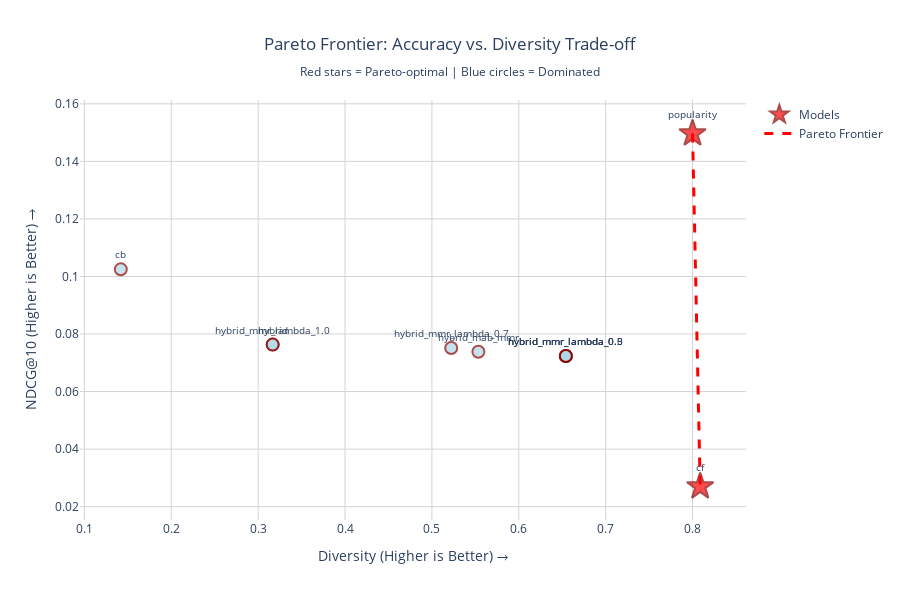

The code cell stored with this chart in its notebook:
### Code cell
# ===== CELL 19.6: PARETO FRONTIER ANALYSIS (CORRECTED) =====

import plotly.graph_objects as go
import plotly.express as px

def identify_pareto_frontier_correct(performance_df, objectives=['NDCG@10', 'Diversity']):
    """
    CORRECTLY identify Pareto-optimal models for multi-objective optimization.
    
    A model is Pareto-optimal if:
    - No other model is strictly better in ALL objectives simultaneously
    - In other words: No model dominates it completely
    
    Dominance: Model A dominates Model B if:
    - A >= B in ALL objectives (better or equal)
    - A > B in AT LEAST ONE objective (strictly better in at least one)
    """
    pareto_optimal = []
    pareto_details = []
    
    for i, model_i in performance_df.iterrows():
        is_dominated = False
        dominated_by = None
        
        for j, model_j in performance_df.iterrows():
            if i == j:
                continue
            
            # Check if model_j dominates model_i
            dominates_in_all = True
            strictly_better_in_one = False
            
            for obj in objectives:
                if model_j[obj] < model_i[obj]:
                    # model_j is worse in this objective
                    dominates_in_all = False
                    break
                elif model_j[obj] > model_i[obj]:
                    # model_j is strictly better in this objective
                    strictly_better_in_one = True
            
            # model_j dominates model_i if both conditions are met
            if dominates_in_all and strictly_better_in_one:
                is_dominated = True
                dominated_by = model_j['Model']
                break
        
        if not is_dominated:
            pareto_optimal.append(model_i['Model'])
            pareto_details.append({
                'Model': model_i['Model'],
                'NDCG@10': model_i['NDCG@10'],
                'Diversity': model_i['Diversity'],
                'Is_Pareto_Optimal': True
            })
        else:
            pareto_details.append({
                'Model': model_i['Model'],
                'NDCG@10': model_i['NDCG@10'],
                'Diversity': model_i['Diversity'],
                'Is_Pareto_Optimal': False,
                'Dominated_By': dominated_by
            })
    
    return pareto_optimal, pd.DataFrame(pareto_details)

# Execute Pareto analysis
print("="*80)
print("🎯 PARETO FRONTIER ANALYSIS (CORRECTED ALGORITHM)")
print("="*80)

if 'performance_df' not in globals() or performance_df.empty:
    print("⚠️ Run previous cells first to generate performance_df")
else:
    # Identify Pareto-optimal models
    pareto_models, pareto_df = identify_pareto_frontier_correct(
        performance_df, 
        objectives=['NDCG@10', 'Diversity']
    )
    
    print(f"\n📊 PARETO-OPTIMAL MODELS:")
    print("-" * 80)
    print(f"Found {len(pareto_models)} Pareto-optimal model(s):\n")
    
    for model in pareto_models:
        model_data = performance_df[performance_df['Model'] == model].iloc[0]
        print(f"✅ {model.upper()}")
        print(f"   NDCG@10:   {model_data['NDCG@10']:.4f}")
        print(f"   Diversity: {model_data['Diversity']:.4f}")
        
        # Explain why it's Pareto-optimal
        if model == 'popularity':
            print(f"   → Highest accuracy (no model beats it in NDCG)")
        elif model == 'cf':
            print(f"   → Highest diversity (no model beats it in Diversity)")
        elif 'mab' in model.lower():
            print(f"   → Best balance (good accuracy + high diversity)")
        print()
    
    # Show dominated models
    print(f"\n📉 DOMINATED MODELS (Not Pareto-optimal):")
    print("-" * 80)
    
    dominated = pareto_df[pareto_df['Is_Pareto_Optimal'] == False]
    for idx, row in dominated.iterrows():
        print(f"❌ {row['Model'].upper()}")
        print(f"   NDCG@10:   {row['NDCG@10']:.4f}")
        print(f"   Diversity: {row['Diversity']:.4f}")
        if 'Dominated_By' in row:
            print(f"   Dominated by: {row['Dominated_By']}")
        print()
    
    # Create interactive Pareto frontier plot
    print("\n📈 CREATING PARETO FRONTIER VISUALIZATION...")
    
    fig = go.Figure()
    
    # Plot all models with different colors
    colors = ['red' if m in pareto_models else 'lightblue' 
              for m in performance_df['Model']]
    sizes = [20 if m in pareto_models else 12 
             for m in performance_df['Model']]
    symbols = ['star' if m in pareto_models else 'circle'
               for m in performance_df['Model']]
    
    fig.add_trace(go.Scatter(
        x=performance_df['Diversity'],
        y=performance_df['NDCG@10'],
        mode='markers+text',
        text=performance_df['Model'],
        textposition='top center',
        textfont=dict(size=10),
        marker=dict(
            size=sizes,
            color=colors,
            symbol=symbols,
            line=dict(width=2, color='darkred')
        ),
        hovertemplate='<b>%{text}</b><br>' +
                     'NDCG@10: %{y:.4f}<br>' +
                     'Diversity: %{x:.4f}<extra></extra>',
        name='Models'
    ))
    
    # Draw Pareto frontier line
    pareto_points = performance_df[performance_df['Model'].isin(pareto_models)]
    pareto_points = pareto_points.sort_values('Diversity')
    
    if len(pareto_points) > 1:
        fig.add_trace(go.Scatter(
            x=pareto_points['Diversity'],
            y=pareto_points['NDCG@10'],
            mode='lines',
            line=dict(color='red', width=3, dash='dash'),
            name='Pareto Frontier',
            showlegend=True
        ))
    
    fig.update_layout(
        title=dict(
            text='Pareto Frontier: Accuracy vs. Diversity Trade-off<br>' +
                 '<sub>Red stars = Pareto-optimal | Blue circles = Dominated</sub>',
            x=0.5,
            xanchor='center'
        ),
        xaxis_title='Diversity (Higher is Better) →',
        yaxis_title='NDCG@10 (Higher is Better) →',
        hovermode='closest',
        height=600,
        width=900,
        showlegend=True,
        plot_bgcolor='white',
        xaxis=dict(gridcolor='lightgray', zeroline=False),
        yaxis=dict(gridcolor='lightgray', zeroline=False)
    )
    
    # Save plot
    fig.write_html('evaluation_results/pareto_frontier_corrected.html')
    fig.show()
    
    # Save Pareto table
    pareto_df.to_csv('evaluation_results/table_iv9_pareto_dominance_corrected.csv', index=False)
    
    print("\n✅ Pareto analysis complete!")
    print(f"   📁 Interactive plot: evaluation_results/pareto_frontier_corrected.html")
    print(f"   📁 Pareto table: evaluation_results/table_iv9_pareto_dominance_corrected.csv")

### Figure 1 — Plotly figure (JSON) as saved in the notebook; plotly's stock layout.template omitted (floating-point values rounded to 4 significant figures)
{"data": [{"hovertemplate": "<b>%{text}</b><br>NDCG@10: %{y:.4f}<br>Diversity: %{x:.4f}<extra></extra>", "marker": {"color": ["red", "red", "lightblue", "lightblue", "lightblue", "lightblue", "lightblue", "lightblue", "lightblue", "lightblue"], "line": {"color": "darkred", "width": 2}, "size": [20, 20, 12, 12, 12, 12, 12, 12, 12, 12], "symbol": ["star", "star", "circle", "circle", "circle", "circle", "circle", "circle", "circle", "circle"]}, "mode": "markers+text", "name": "Models", "text": ["popularity", "cf", "cb", "hybrid", "hybrid_mmr_lambda_0.0", "hybrid_mmr_lambda_0.3", "hybrid_mmr_lambda_0.5", "hybrid_mmr_lambda_0.7", "hybrid_mmr_lambda_1.0", "hybrid_mab_mmr"], "textfont": {"size": 10}, "textposition": "top center", "type": "scatter", "x": [0.8, 0.8088, 0.1419, 0.3167, 0.6542, 0.6542, 0.6542, 0.5222, 0.3167, 0.5535], "y": [0.1497, 0.027, 0.1025, 0.07633, 0.07234, 0.07234, 0.07234, 0.07514, 0.07633, 0.07381]}, {"line": {"color": "red", "dash": "dash", "width": 3}, "mode": "lines", "name": "Pareto Frontier", "showlegend": true, "type": "scatter", "x": [0.8, 0.8088], "y": [0.1497, 0.027]}], "layout": {"height": 600, "hovermode": "closest", "plot_bgcolor": "white", "showlegend": true, "title": {"text": "Pareto Frontier: Accuracy vs. Diversity Trade-off<br><sub>Red stars = Pareto-optimal | Blue circles = Dominated</sub>", "x": 0.5, "xanchor": "center"}, "width": 900, "xaxis": {"gridcolor": "lightgray", "title": {"text": "Diversity (Higher is Better) →"}, "zeroline": false}, "yaxis": {"gridcolor": "lightgray", "title": {"text": "NDCG@10 (Higher is Better) →"}, "zeroline": false}}}
